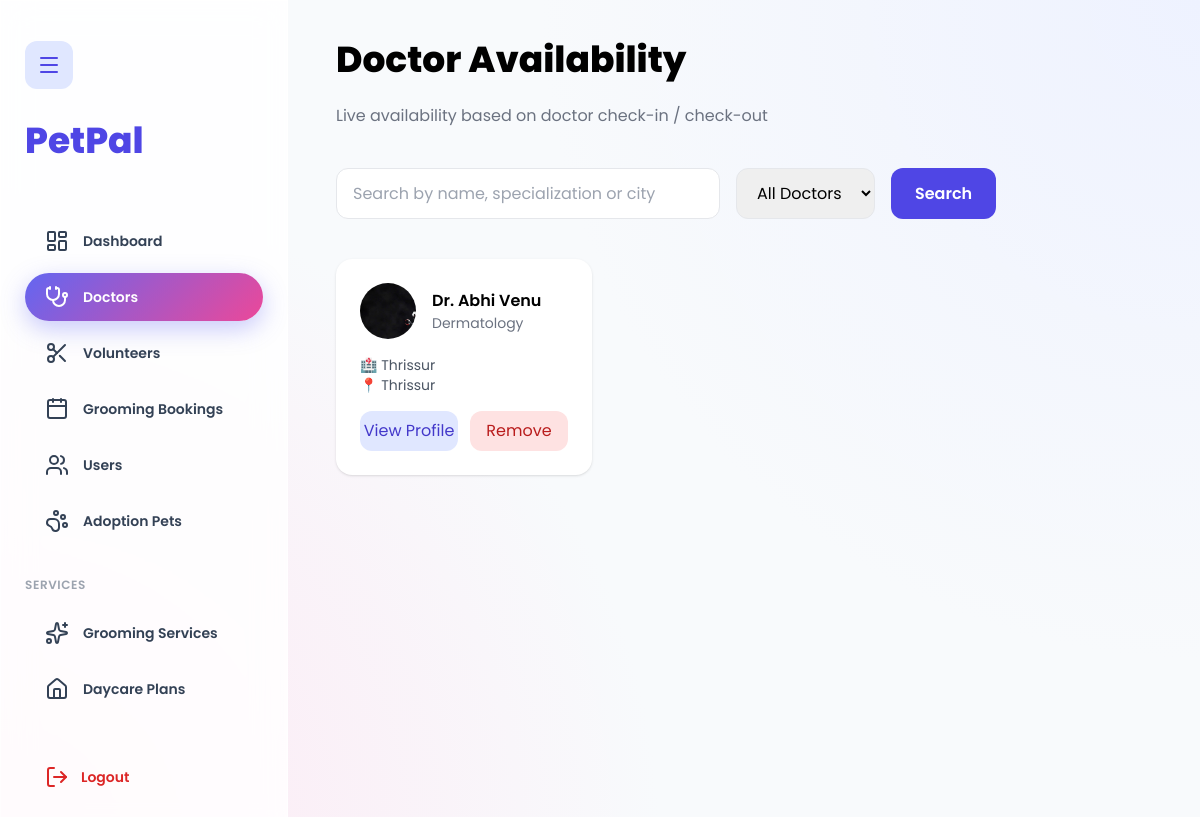
/petadmin/doctor/ (signed in), run on an earlier commit of the app's database.
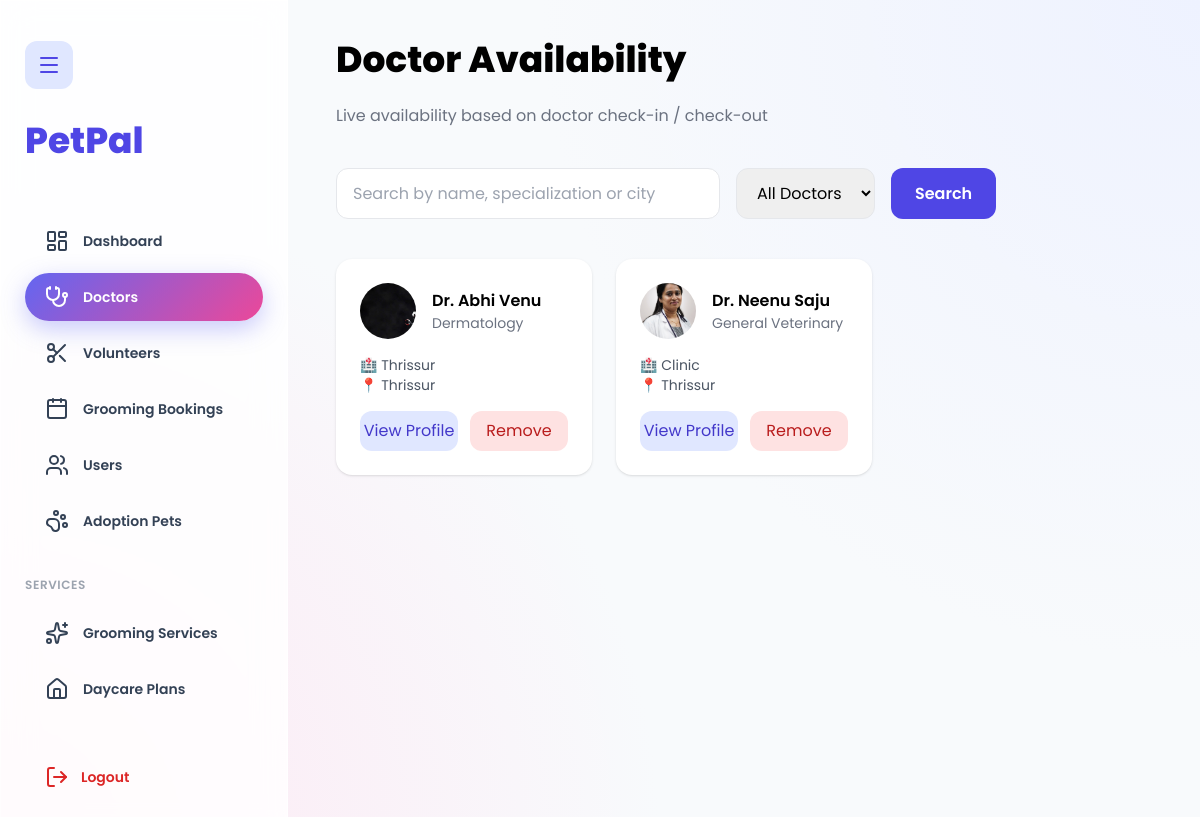
And on a later commit of the database.
### doctor/models.py (models this page shows, shortened)
class doctor_registration(models.Model):
    name = models.CharField(max_length=100)
    email = models.EmailField(unique=True)
    phone = models.CharField(max_length=15, blank=True, null=True)
    city = models.CharField(max_length=50, blank=True, null=True)
    specialization = models.CharField(max_length=50, blank=True, null=True)
    experience = models.IntegerField(blank=True, null=True)
    license = models.CharField(max_length=50, blank=True, null=True)
    clinic = models.CharField(max_length=100, blank=True, null=True)
    image = models.ImageField(upload_to='doctorImages/', blank=True, null=True)
    password = models.CharField(max_length=128)
    is_active = models.BooleanField(default=True)
    is_checkout = models.BooleanField(default=True)
    is_available = models.BooleanField(default=False)

### Petadmin/views.py (the view)
# urls.py: path("doctor/", views.doctorAdmin, name="doctorAdmin"),
def doctorAdmin(request):
    if "admin_id" not in request.session:
        messages.error(request, "Please login as admin")
        return redirect("petadmin:loginAdmin")
    doctors = doctor_registration.objects.all()
    query = request.GET.get("q", "")
    if query:
        doctors = doctors.filter(
            Q(name__icontains=query) |
            Q(specialization__icontains=query) |
            Q(city__icontains=query)
        )
    availability = request.GET.get("availability", "")
    if availability == "available":
        doctors = doctors.filter(is_available=True)
    elif availability == "offline":
        doctors = doctors.filter(is_available=False)
    return render(
        request,
        "petadmin/doctorAdmin.html",
        {
            "doctors": doctors,
            "query": query,
            "availability": availability,
        }
    )

### templates/Petadmin/doctorAdmin.html (shortened to what this page needs)
{% extends "petadmin/baseAdmin.html" %}
{% load static %}
{% block content %}
<h1 class="text-4xl font-extrabold mb-6">Doctor Availability</h1>
<p class="text-gray-500 mb-10">
  Live availability based on doctor check-in / check-out
</p>
<form method="get" class="mb-10 flex flex-wrap gap-4">
  <input
    type="text"
    name="q"
    value="{{ query }}"
    placeholder="Search by name, specialization or city"
    class="px-4 py-3 rounded-xl border w-full md:w-96"
  >
  <select
    name="availability"
    class="px-4 py-3 rounded-xl border"
  >
    <option value="">All Doctors</option>
  </select>
  <button
    type="submit"
    class="px-6 py-3 rounded-xl bg-indigo-600 text-white font-semibold"
  >
    Search
  </button>
</form>
<div class="grid md:grid-cols-3 gap-6">
{% for doctor in doctors %}
<div class="bg-white p-6 rounded-2xl shadow">
  <div class="flex items-center gap-4 mb-4">
    {% if doctor.image %}
      <img src="{{ doctor.image.url }}" class="w-14 h-14 rounded-full object-cover">
    {% else %}
      <img src="{% static 'img/default-doctor.png' %}" class="w-14 h-14 rounded-full">
    {% endif %}
    <div>
      <h3 class="font-semibold">Dr. {{ doctor.name }}</h3>
      <p class="text-sm text-gray-500">{{ doctor.specialization }}</p>
    </div>
  </div>
  <p class="text-sm text-gray-600 mb-4">
    🏥 {{ doctor.clinic }} <br>
    📍 {{ doctor.city }}
  </p>
  <div class="flex gap-3">
    <a href="{% url 'petadmin:doctorDetailsAdmin' doctor.id %}"
       class="flex-1 text-center py-2 rounded-xl bg-indigo-100 text-indigo-700">
      View Profile
    </a>
    <a href="{% url 'petadmin:deleteDoctor' doctor.id %}"
       onclick="return confirm('Are you sure?')"
       class="flex-1 text-center py-2 rounded-xl bg-red-100 text-red-700">
      Remove
    </a>
  </div>
</div>
{% endfor %}
</div>
{% endblock %}

### templates/Petadmin/baseadmin.html (shortened to what this page needs)
{% load static %}
<!DOCTYPE html>
<html lang="en">
<head>
  <script src="https://cdn.tailwindcss.com"></script>
</head>
<body>
<div class="flex min-h-screen">
  <aside id="sidebar" class="glass px-6 py-10 sidebar hidden md:block">
    <button onclick="toggleSidebar()"
            class="mb-8 p-3 rounded-xl bg-indigo-100 text-indigo-600 hover:bg-indigo-200">
      <i data-lucide="menu"></i>
    </button>
    <h2 class="text-4xl font-extrabold text-indigo-600 mb-14">PetPal</h2>
    <nav class="space-y-2 text-sm font-semibold">
      <a href="{% url 'petadmin:homeAdmin' %}"
         class="{% if request.path == '/petadmin/home/' or request.path == '/petadmin/' %}active{% endif %}">
        <i data-lucide="layout-dashboard"></i><span>Dashboard</span>
      </a>
      <a href="{% url 'petadmin:doctorAdmin' %}"
         class="{% if '/petadmin/doctor/' in request.path %}active{% endif %}">
        <i data-lucide="stethoscope"></i><span>Doctors</span>
      </a>
      <a href="{% url 'petadmin:volunteerAdmin' %}"
         class="{% if '/petadmin/volunteer/' in request.path %}active{% endif %}">
        <i data-lucide="scissors"></i><span>Volunteers</span>
      </a>
      <a href="{% url 'petadmin:adminGroomingBookings' %}"
         class="{% if '/petadmin/grooming/' in request.path %}active{% endif %}">
        <i data-lucide="calendar"></i><span>Grooming Bookings</span>
      </a>
      <a href="{% url 'petadmin:userAdmin' %}"
         class="{% if '/petadmin/users/' in request.path %}active{% endif %}">
        <i data-lucide="users"></i><span>Users</span>
      </a>
      <a href="{% url 'petadmin:adoptionPetsAdmin' %}"
         class="{% if '/petadmin/adoption/' in request.path %}active{% endif %}">
        <i data-lucide="paw-print"></i><span>Adoption Pets</span>
      </a>
      <div class="pt-6 pb-2 text-xs text-gray-400 uppercase tracking-wider">
        Services
      </div>
      <a href="{% url 'petadmin:groomingServicesAdmin' %}"
         class="{% if '/petadmin/services/grooming/' in request.path %}active{% endif %}">
        <i data-lucide="sparkles"></i><span>Grooming Services</span>
      </a>
      <a href="{% url 'petadmin:daycarePlansAdmin' %}"
         class="{% if '/petadmin/services/daycare/' in request.path %}active{% endif %}">
        <i data-lucide="home"></i><span>Daycare Plans</span>
      </a>
      <form method="post" action="{% url 'petadmin:logoutAdmin' %}" class="pt-8">
        <button type="submit"
                onclick="return confirm('Are you sure you want to logout?')"
                class="w-full flex items-center gap-3 px-5 py-3 rounded-full
                       text-red-600 hover:text-white
                       hover:bg-gradient-to-r hover:from-red-500 hover:to-pink-500
                       transition">
          <i data-lucide="log-out"></i><span>Logout</span>
        </button>
      </form>
    </nav>
  </aside>
  <main class="flex-1 px-12 py-10">
    <div class="max-w-7xl mx-auto">
      {% block content %}{% endblock %}
    </div>
  </main>
</div>
</body>
</html>

### templates/Petadmin/baseadmin.html (style rules this page uses)
body { font-family:"Poppins",sans-serif; background: radial-gradient(circle at top right,#eef2ff,transparent 45%), radial-gradient(circle at bottom left,#fde7f3,transparent 45%), #f8fafc; }
.glass { background:rgba(255,255,255,.82); backdrop-filter:blur(16px); border:1px solid rgba(255,255,255,.55); }
#sidebar { width:18rem; transition:all .25s ease; }
.sidebar a { display:flex; align-items:center; gap:14px; padding:12px 20px; border-radius:9999px; transition:all .25s ease; color:#334155; }
.sidebar a.active { background:linear-gradient(135deg,#6366f1,#ec4899); color:white; box-shadow:0 8px 24px rgba(99,102,241,0.35); }

What changed in the data, as far as the page shows it:
added doctor_registration: image (picture), name "Neenu Saju", specialization "General Veterinary", clinic "Clinic", city "Thrissur"
